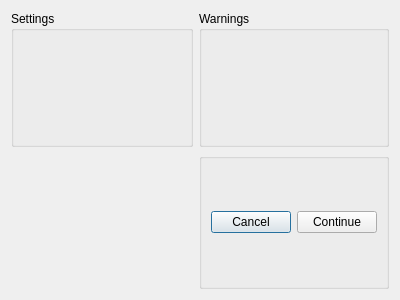
<?xml version="1.0" encoding="UTF-8"?>
<ui version="4.0">
 <class>Dialog</class>
 <widget class="QDialog" name="Dialog">
  <property name="geometry">
   <rect>
    <x>0</x>
    <y>0</y>
    <width>400</width>
    <height>300</height>
   </rect>
  </property>
  <property name="windowTitle">
   <string>Dialog</string>
  </property>
  <layout class="QGridLayout" name="gridLayout">
   <item row="0" column="0">
    <widget class="QGroupBox" name="settingsGroup">
     <property name="title">
      <string>Settings</string>
     </property>
    </widget>
   </item>
   <item row="0" column="1">
    <widget class="QGroupBox" name="warningsGroup">
     <property name="title">
      <string>Warnings</string>
     </property>
    </widget>
   </item>
   <item row="1" column="1">
    <widget class="QGroupBox" name="buttonBox">
     <property name="title">
      <string/>
     </property>
     <layout class="QHBoxLayout" name="horizontalLayout">
      <item>
       <widget class="QPushButton" name="cancelButton">
        <property name="text">
         <string>Cancel</string>
        </property>
       </widget>
      </item>
      <item>
       <widget class="QPushButton" name="continueButton">
        <property name="text">
         <string>Continue</string>
        </property>
       </widget>
      </item>
     </layout>
    </widget>
   </item>
  </layout>
 </widget>
 <resources/>
 <connections>
  <connection>
   <sender>cancelButton</sender>
   <signal>clicked()</signal>
   <receiver>Dialog</receiver>
   <slot>reject()</slot>
   <hints>
    <hint type="sourcelabel">
     <x>239</x>
     <y>225</y>
    </hint>
    <hint type="destinationlabel">
     <x>199</x>
     <y>149</y>
    </hint>
   </hints>
  </connection>
  <connection>
   <sender>continueButton</sender>
   <signal>clicked()</signal>
   <receiver>Dialog</receiver>
   <slot>accept()</slot>
   <hints>
    <hint type="sourcelabel">
     <x>330</x>
     <y>225</y>
    </hint>
    <hint type="destinationlabel">
     <x>199</x>
     <y>149</y>
    </hint>
   </hints>
  </connection>
 </connections>
</ui>
